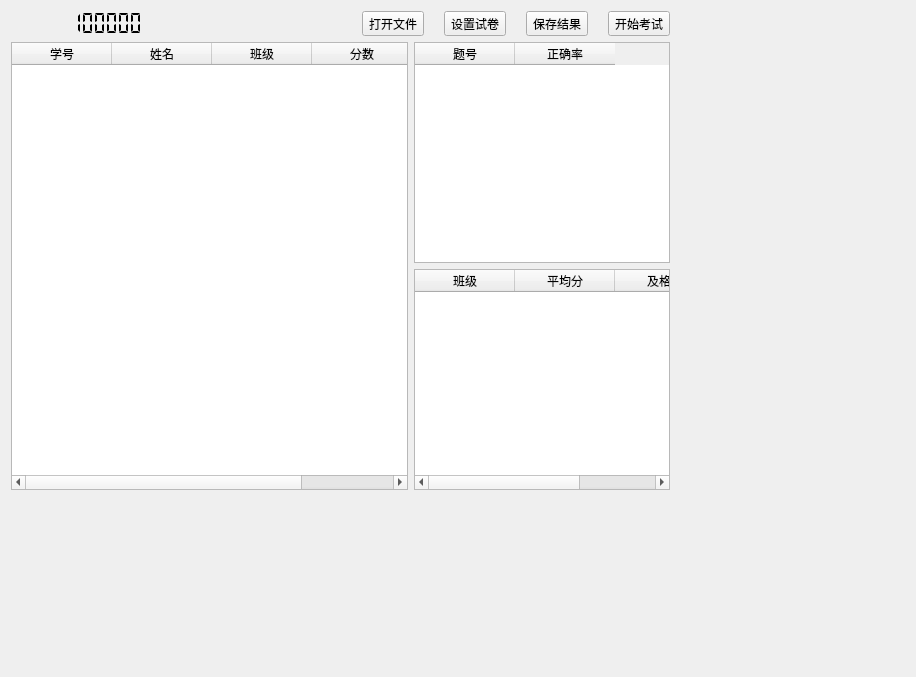
<?xml version="1.0" encoding="UTF-8"?>
<ui version="4.0">
 <class>Widget</class>
 <widget class="QWidget" name="Widget">
  <property name="geometry">
   <rect>
    <x>0</x>
    <y>0</y>
    <width>916</width>
    <height>677</height>
   </rect>
  </property>
  <property name="windowTitle">
   <string>XX电子教室考试软件beta1</string>
  </property>
  <widget class="QWidget" name="verticalLayoutWidget_2">
   <property name="geometry">
    <rect>
     <x>0</x>
     <y>0</y>
     <width>681</width>
     <height>501</height>
    </rect>
   </property>
   <layout class="QVBoxLayout" name="verticalLayout_main" stretch="0,999">
    <item>
     <layout class="QHBoxLayout" name="horizontalLayout">
      <property name="spacing">
       <number>20</number>
      </property>
      <item>
       <widget class="QLCDNumber" name="lcdNumber">
        <property name="sizePolicy">
         <sizepolicy hsizetype="Expanding" vsizetype="Expanding">
          <horstretch>0</horstretch>
          <verstretch>0</verstretch>
         </sizepolicy>
        </property>
        <property name="sizeIncrement">
         <size>
          <width>0</width>
          <height>0</height>
         </size>
        </property>
        <property name="baseSize">
         <size>
          <width>0</width>
          <height>0</height>
         </size>
        </property>
        <property name="styleSheet">
         <string notr="true"/>
        </property>
        <property name="frameShape">
         <enum>QFrame::NoFrame</enum>
        </property>
        <property name="frameShadow">
         <enum>QFrame::Plain</enum>
        </property>
        <property name="lineWidth">
         <number>1</number>
        </property>
        <property name="smallDecimalPoint">
         <bool>false</bool>
        </property>
        <property name="digitCount">
         <number>8</number>
        </property>
        <property name="segmentStyle">
         <enum>QLCDNumber::Flat</enum>
        </property>
        <property name="intValue" stdset="0">
         <number>88888888</number>
        </property>
       </widget>
      </item>
      <item>
       <spacer name="horizontalSpacer">
        <property name="orientation">
         <enum>Qt::Horizontal</enum>
        </property>
        <property name="sizeHint" stdset="0">
         <size>
          <width>40</width>
          <height>20</height>
         </size>
        </property>
       </spacer>
      </item>
      <item>
       <layout class="QVBoxLayout" name="verticalLayout_6">
        <property name="spacing">
         <number>4</number>
        </property>
       </layout>
      </item>
      <item>
       <layout class="QVBoxLayout" name="verticalLayout_4">
        <property name="spacing">
         <number>4</number>
        </property>
        <item>
         <widget class="QToolButton" name="toolButton_openData">
          <property name="autoFillBackground">
           <bool>false</bool>
          </property>
          <property name="styleSheet">
           <string notr="true"/>
          </property>
          <property name="text">
           <string>打开文件</string>
          </property>
          <property name="icon">
           <iconset resource="resource.qrc">
            <normaloff>:/resource/img/resource/img/openFile.png</normaloff>:/resource/img/resource/img/openFile.png</iconset>
          </property>
          <property name="iconSize">
           <size>
            <width>60</width>
            <height>60</height>
           </size>
          </property>
          <property name="toolButtonStyle">
           <enum>Qt::ToolButtonTextUnderIcon</enum>
          </property>
         </widget>
        </item>
       </layout>
      </item>
      <item>
       <layout class="QVBoxLayout" name="verticalLayout">
        <property name="spacing">
         <number>4</number>
        </property>
        <item>
         <widget class="QToolButton" name="toolButton_setPaper">
          <property name="autoFillBackground">
           <bool>false</bool>
          </property>
          <property name="styleSheet">
           <string notr="true"/>
          </property>
          <property name="text">
           <string>设置试卷</string>
          </property>
          <property name="icon">
           <iconset resource="resource.qrc">
            <normaloff>:/resource/img/resource/img/setPaper.png</normaloff>:/resource/img/resource/img/setPaper.png</iconset>
          </property>
          <property name="iconSize">
           <size>
            <width>60</width>
            <height>60</height>
           </size>
          </property>
          <property name="toolButtonStyle">
           <enum>Qt::ToolButtonTextUnderIcon</enum>
          </property>
         </widget>
        </item>
       </layout>
      </item>
      <item>
       <layout class="QVBoxLayout" name="verticalLayout_3">
        <property name="spacing">
         <number>4</number>
        </property>
        <item>
         <widget class="QToolButton" name="toolButton_saveRes">
          <property name="text">
           <string>保存结果</string>
          </property>
          <property name="icon">
           <iconset resource="resource.qrc">
            <normaloff>:/resource/img/resource/img/saveRes.png</normaloff>:/resource/img/resource/img/saveRes.png</iconset>
          </property>
          <property name="iconSize">
           <size>
            <width>60</width>
            <height>60</height>
           </size>
          </property>
          <property name="toolButtonStyle">
           <enum>Qt::ToolButtonTextUnderIcon</enum>
          </property>
         </widget>
        </item>
       </layout>
      </item>
      <item>
       <layout class="QVBoxLayout" name="verticalLayout_2">
        <property name="spacing">
         <number>4</number>
        </property>
        <item>
         <widget class="QToolButton" name="toolButton_startExam">
          <property name="text">
           <string>开始考试</string>
          </property>
          <property name="icon">
           <iconset resource="resource.qrc">
            <normaloff>:/resource/img/resource/img/startExam.png</normaloff>:/resource/img/resource/img/startExam.png</iconset>
          </property>
          <property name="iconSize">
           <size>
            <width>60</width>
            <height>60</height>
           </size>
          </property>
          <property name="toolButtonStyle">
           <enum>Qt::ToolButtonTextUnderIcon</enum>
          </property>
         </widget>
        </item>
       </layout>
      </item>
     </layout>
    </item>
    <item>
     <layout class="QHBoxLayout" name="horizontalLayout_2" stretch="33333,1">
      <item>
       <widget class="QTableWidget" name="tableWidget">
        <column>
         <property name="text">
          <string>学号</string>
         </property>
        </column>
        <column>
         <property name="text">
          <string>姓名</string>
         </property>
        </column>
        <column>
         <property name="text">
          <string>班级</string>
         </property>
        </column>
        <column>
         <property name="text">
          <string>分数</string>
         </property>
        </column>
       </widget>
      </item>
      <item>
       <layout class="QVBoxLayout" name="verticalLayout_5">
        <item>
         <widget class="QTableWidget" name="tableWidget_perQuestionPercentage">
          <column>
           <property name="text">
            <string>题号</string>
           </property>
          </column>
          <column>
           <property name="text">
            <string>正确率</string>
           </property>
          </column>
         </widget>
        </item>
        <item>
         <widget class="QTableWidget" name="tableWidget_classInfo">
          <property name="sizePolicy">
           <sizepolicy hsizetype="Minimum" vsizetype="Expanding">
            <horstretch>0</horstretch>
            <verstretch>0</verstretch>
           </sizepolicy>
          </property>
          <column>
           <property name="text">
            <string>班级</string>
           </property>
          </column>
          <column>
           <property name="text">
            <string>平均分</string>
           </property>
          </column>
          <column>
           <property name="text">
            <string>及格率</string>
           </property>
          </column>
         </widget>
        </item>
       </layout>
      </item>
     </layout>
    </item>
   </layout>
  </widget>
 </widget>
 <layoutdefault spacing="6" margin="11"/>
 <resources>
  <include location="resource.qrc"/>
 </resources>
 <connections/>
</ui>
